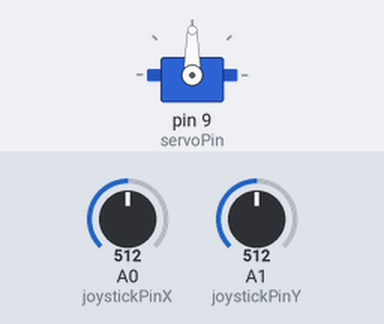
This sketch was run on a simulated Arduino Uno, built with avr-gcc and run on an emulated ATmega328P. Parts: servo. Inputs (shaded band) come from the test bench; at power-on: A0 (joystickPinX) = 512, A1 (joystickPinY) = 512.

Above: at 1.2 s.
1.3 s: A0 (joystickPinX) set to 525
At 1.45 s:
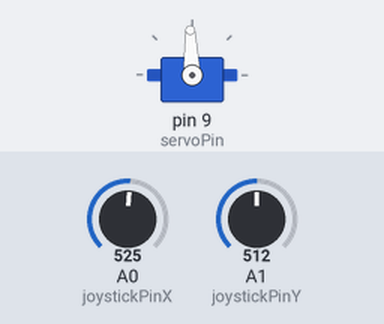
4.3 s: A1 (joystickPinY) set to 716
At 4.56 s:
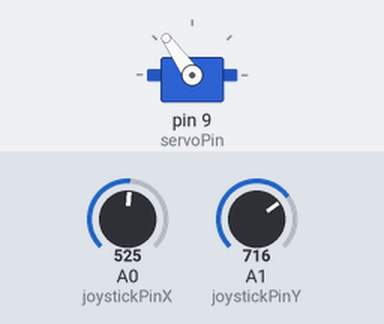
7.3 s: A1 (joystickPinY) set to 900
At 7.56 s:
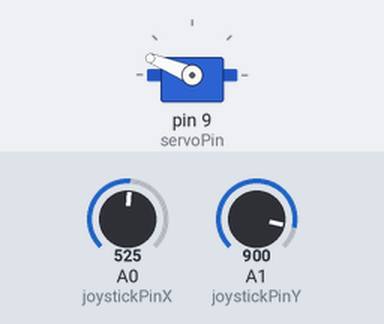
10.3 s: A0 (joystickPinX) set to 306
13.3 s: A1 (joystickPinY) set to 1023
At 13.48 s:
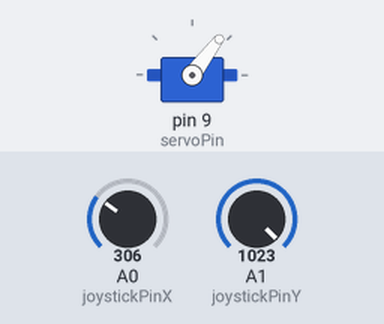
16.3 s: A0 (joystickPinX) set to 122
Timing chart, 0 to 20.3 s (numbered marks = the images above; inputs shaded):
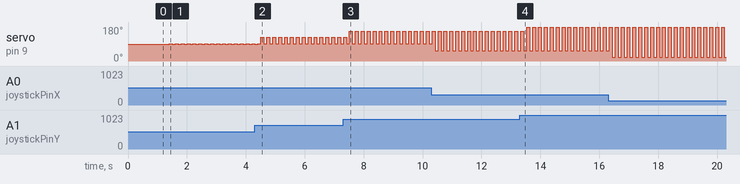

The sketch:

sketch_oct15a.ino
```cpp
#include <Servo.h>

Servo servoMotor;

int servoPin = 9; // Pin al que está conectado el servo

int joystickPinX = A0; // Pin analógico para el eje X del joystick
int joystickPinY = A1; // Pin analógico para el eje Y del joystick

int joystickX; // Valor del eje X del joystick
int joystickY; // Valor del eje Y del joystick

void setup() {
  servoMotor.attach(servoPin); // Asignar el pin al servo
  Serial.begin(9600); // Iniciar comunicación serial
}

void loop() {
  joystickX = analogRead(joystickPinX); // Leer el valor del eje X del joystick
  joystickY = analogRead(joystickPinY); // Leer el valor del eje Y del joystick

  // Mapear los valores del joystick a los ángulos del servo
  int servoAngleX = map(joystickX, 0, 1023, 0, 180);
  int servoAngleY = map(joystickY, 0, 1023, 0, 180);

  // Mover el servo a los ángulos correspondientes
  servoMotor.write(servoAngleX);
  delay(100); // Pequeño retardo para evitar vibraciones

  servoMotor.write(servoAngleY);
  delay(100); // Pequeño retardo para evitar vibraciones
}
```

Measured:
- the behaviour switches between 517 and 518 on A0 (joystickPinX) (found by bisection; images 0 and 1)
- after the input at 1.3 s, servo on pin 9 (servoPin): alternates 92° for 0.10 s and 90° for 0.10 s, starting after 0.10 s
